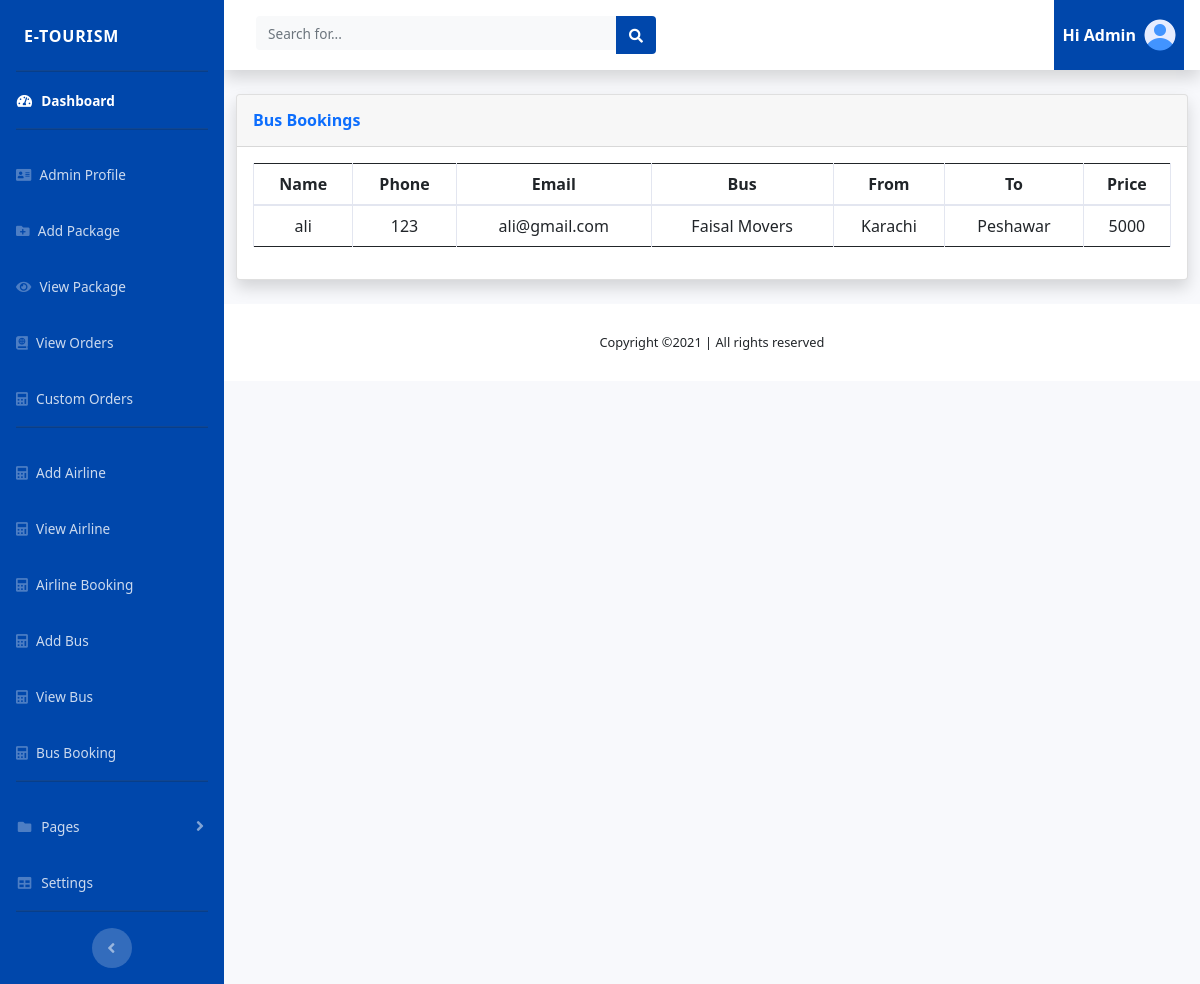
/admin/bus_bookings.php (signed in), run on the app's committed database.
### tables this page shows
CREATE TABLE `bus_booking` (
  `id` int(11) NOT NULL,
  `customerName` varchar(100) NOT NULL,
  `customerPhone` varchar(100) NOT NULL,
  `customerEmail` varchar(100) NOT NULL,
  `bus_name` varchar(100) NOT NULL,
  `bus_from` varchar(100) NOT NULL,
  `bus_to` varchar(100) NOT NULL,
  `bus_price` varchar(100) NOT NULL
);

### admin/bus_bookings.php (the view, shortened to what this page needs)
<?php
include('includes/header.php');
include('includes/navbar.php');
?>
<!DOCTYPE html>
<html lang="en">
<head>
    <link rel="stylesheet" href="../css/bootstrap.css">
    <link rel="stylesheet" href="../css/all.css">
    <link rel="stylesheet" href="../js/app.js">
</head>
<body>
<div class="container-fluid">
<div class="card shadow mb-4">
  <div class="card-header py-3">
    <h6 class="m-0 font-weight-bold text-primary">Bus Bookings</h6>
  </div>
  <div class="card-body">
    <div class="table-responsive">
      <table class="table table-bordered text-center" id="dataTable" width="100%" cellspacing="0">
        <thead>
          <tr>
            <th>Name</th>
            <th>Phone</th>
            <th>Email</th>
            <th>Bus</th>
            <th>From</th>
            <th>To</th>
            <th>Price</th>
          </tr>
        </thead>
        <tbody>
        <?php
        include 'config.php';
        $sqlQuery = "SELECT * FROM `bus_booking`";
        $query = mysqli_query($con,$sqlQuery);
        while($row = mysqli_fetch_array($query))
        echo"
        <tr>
        <td>$row[customerName]</td>
        <td>$row[customerPhone]</td>
        <td>$row[customerEmail]</td>
        <td>$row[bus_name]</td>
        <td>$row[bus_from]</td>
        <td>$row[bus_to]</td>
        <td>$row[bus_price]</td>
        </tr>
        ";
        ?>
        </tbody>
      </table>
    </div>
  </div>
</div>
</div>
</body>
</html>
<?php
include('includes/footer.php');
?>

### data on the page
bus_booking: customerName "ali", customerPhone "123", customerEmail "ali@gmail.com", bus_name "Faisal Movers", bus_from "Karachi", bus_to "Peshawar", bus_price "5000"
